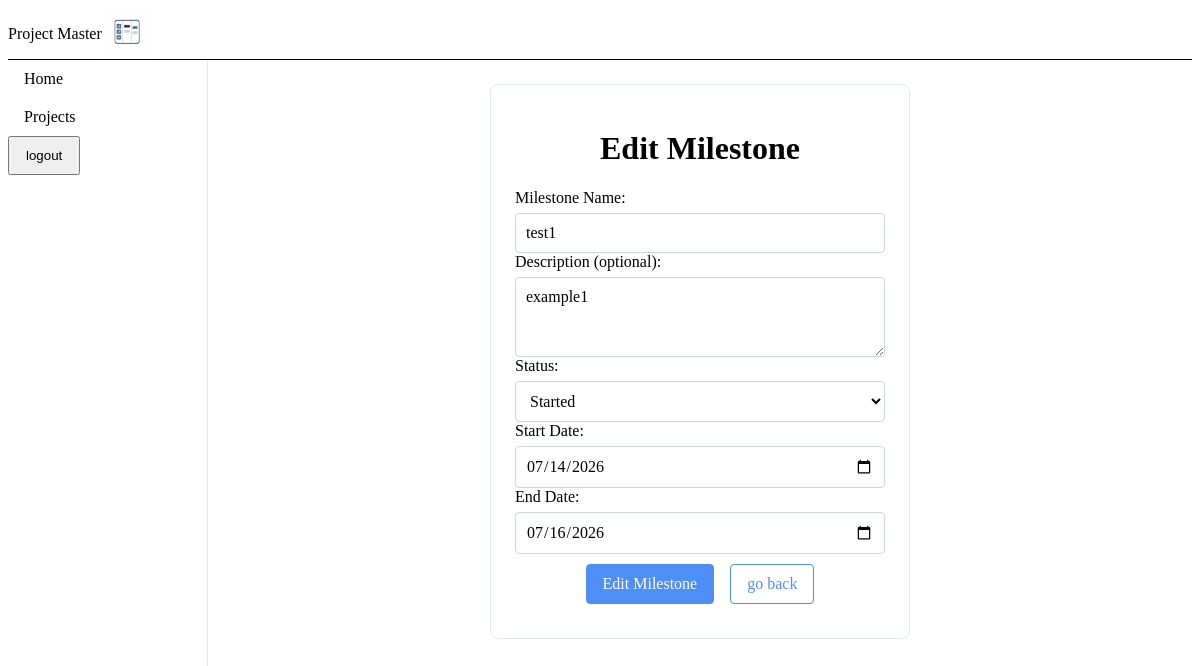
The app's page /project/3/4/edit (signed in) with its own data.
### models.py (models this page shows)
class Milestone(db.Model):
    milestoneId: Mapped[int] = mapped_column(primary_key=True)
    projectId: Mapped[int] = mapped_column(ForeignKey('project.projectId'), nullable=False)
    milestoneName:Mapped[str] = mapped_column(nullable=False)
    description:Mapped[str] = mapped_column(nullable=True)
    startDate: Mapped[date] = mapped_column(Date, nullable=False)
    endDate: Mapped[date] = mapped_column(Date, nullable=False)
    status: Mapped[str] = mapped_column(nullable=False)
    createdAt:Mapped[datetime] = mapped_column(default=lambda: datetime.now(timezone.utc) ,nullable=False)

### app.py (the view, shortened to what this page needs)
@app.route('/project/<int:projectId>/<int:milestoneId>/edit', methods=['GET', 'POST'])
@login_required
def edit_milestone(projectId,milestoneId):
    project = Project.query.filter_by(projectId=projectId,userId=current_user.userId).first_or_404()
    milestone = Milestone.query.filter_by(projectId=projectId,milestoneId=milestoneId).first_or_404()
    return render_template('edit_milestone.html',milestone=milestone, project=project)

### app.py (called while the page is built)
@login_manager.user_loader
def load_user(user_id):
    return User.query.get(int(user_id))

### templates/edit_milestone.html (shortened to what this page needs)
    {% extends 'base.html' %}
    {% block styles %} <link rel="stylesheet" href="{{ url_for('static', filename= 'css/forms.css') }}"> {% endblock %}
    {% block content %}
    <div class="form-container">
        <div class="edit-milestone-card">
            <h1 class="card-title">Edit Milestone</h1>
            <form class="edit-milestone-form" action="{{ url_for('edit_milestone', projectId=project.projectId, milestoneId=milestone.milestoneId) }}" method="POST">
                <div class="form-field">
                    <label for="milestoneName">Milestone Name:</label>
                    <input type="text" id="milestoneName" name="milestoneName" value="{{ milestone.milestoneName }}" required>
                </div>
                <div class="form-field">
                    <label for="milestoneDescription">Description (optional):</label>
                    <textarea id="milestoneDescription" name="milestoneDescription">{{ milestone.description }}</textarea>
                </div>
                <div class = "form-field">
                    <label for="milestoneStatus">Status:</label>
                    <select id="milestoneStatus" name="milestoneStatus">
                        <option value="Started" {% if milestone.status == 'Started' %} selected {% endif %} >Started</option>
                    </select>
                </div>
                <div class = "form-field">
                    <label for="milestoneStartDate">Start Date:</label>
                    <input type="date" id="milestoneStartDate" name="milestoneStartDate" value="{{ milestone.startDate }}" required>
                </div>
                <div class = "form-field">
                    <label for="milestoneEndDate">End Date:</label>
                    <input type="date" id="milestoneEndDate" name="milestoneEndDate" value="{{ milestone.endDate }}">
                </div>
                <div class ="btn-group">
                    <button class="btn btn-primary" type="submit">Edit Milestone</button>
                    <a class="btn btn-secondary" href="{{ url_for('project_detail', projectId=project.projectId) }}">go back</a>
                </div>
            </form>
        </div>
    </div>
    {% endblock %}

### static/css/base.css (style rules this page uses)
* { box-sizing: border-box; }

### static/css/components.css (style rules this page uses)
.btn { display: inline-flex; align-items: center; justify-content: center; padding: 10px 16px; border: 1px solid transparent; border-radius: 4px; font: inherit; text-decoration: none; cursor: pointer; }
.btn-primary { background-color: #4f8ef7; color: white; border-color: #4f8ef7; }
.btn-secondary { border-color: #4f8ef7; color: #4f8ef7; }

### static/css/forms.css (style rules this page uses)
.login-card, .register-card, .new-project-card, .new-milestone-card, .new-task-card, .edit-project-card, .edit-milestone-card { width: 100%; max-width: 420px; padding: 24px; border: 1px solid #e2e8f0; border-radius: 8px; background-color: var(--surface-1); }
.form-field { display: flex; flex-direction: column; gap: 6px; }
.form-field input { padding: 10px; font: inherit; border: 1px solid #cbd5e1; border-radius: 4px; }
.form-field textarea { padding: 10px; font: inherit; border: 1px solid #cbd5e1; border-radius: 4px; resize: vertical; min-height: 80px; }
.form-field select { padding: 10px; font: inherit; border: 1px solid #cbd5e1; border-radius: 4px; background-color: white; }
.form-container { padding: 24px; display: flex; justify-content: center; }
.btn-group { display: flex; justify-content: center; padding: 10px; gap: 1rem; }
.card-title { display: flex; justify-content: center; }

### records on screen
Milestone: milestoneName "test1", milestoneDescription "example1", milestoneStatus "Started", milestoneStartDate "07/14/2026", milestoneEndDate "07/16/2026"
